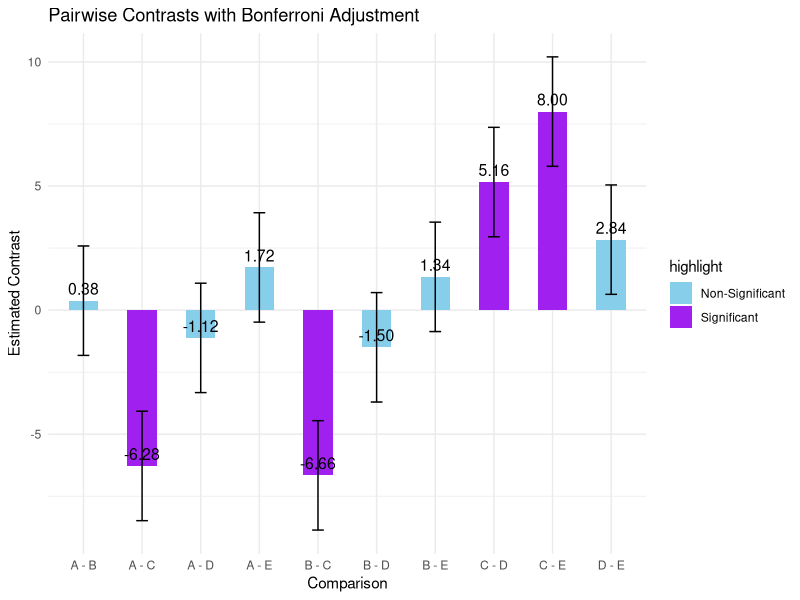
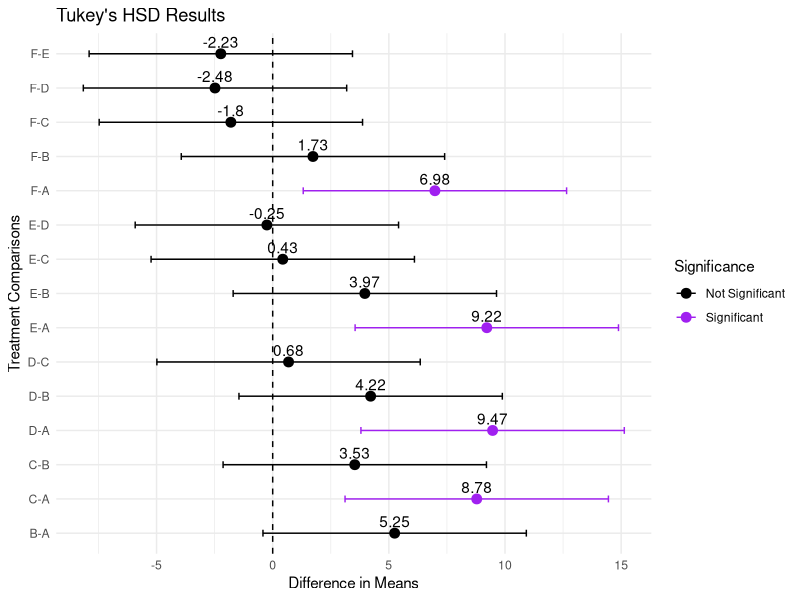
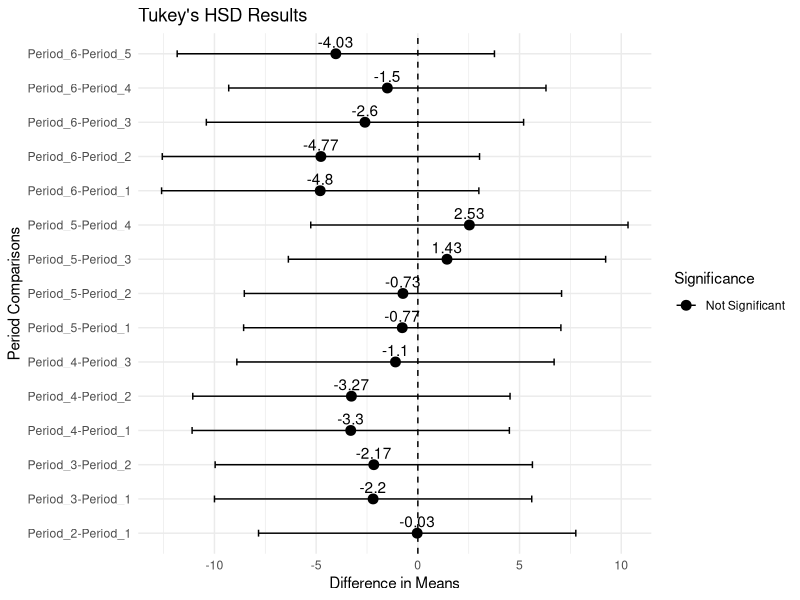

Generate these figures, in order, with R:
## ---- chunk 1
knitr::opts_chunk$set(echo = TRUE)
## ---- chunk 2
# load necessary libraries
library(nlme)
library(emmeans)
library(tidyverse)
library(multcomp)
library(car)
## ---- chunk 3
#create dataframe
yield_data <- data.frame(
  treatment = c("B", "D", "E", "A", "C", "C", "A", "B", "E", "D", "D", "C","A", "B", "E", "E", "B", "C", "D", "A", "A", "E", "D", "C", "B"),
  yield = c(4.9, 6.4, 3.3, 9.5, 11.8, 9.3, 4.0, 6.2, 5.1, 5.4, 7.6, 15.4, 6.5, 6.0, 4.6, 6.3, 7.6, 13.2, 8.6, 4.9, 9.3, 6.3, 11.8, 15.9, 7.6)
)

#view dataframe
yield_data
## ---- chunk 4
# Create blocking factors for rows and columns
yield_data$row <- factor(rep(1:5, each = 5))
yield_data$column <- factor(rep(1:5, 5))

#view results
yield_data
## ---- chunk 5
#linear mixed effects model
model <- lme(yield ~ treatment, random = ~ 1 | row/column, data = yield_data)

#summarise the model
summary(model)
## ---- chunk 6
anova(model)
## ---- chunk 7
#create yield vector
yield <- c(as.numeric(yield_data$yield))

#run shapiro test
shapiro.test(yield)
## ---- chunk 8
# Obtain estimated marginal means (emmeans)
emmeans_model <- emmeans(model, ~ treatment)

# Perform pairwise comparisons with Bonferroni adjustment
bonferroni_results <- pairs(emmeans_model, adjust = "bonferroni")
summary(bonferroni_results)


## ---- chunk 9
# Data from bonferroni_results
contrast_data <- data.frame(
  contrast = c("A - B", "A - C", "A - D", "A - E", "B - C", "B - D", "B - E", "C - D", "C - E", "D - E"),
  estimate = c(0.38, -6.28, -1.12, 1.72, -6.66, -1.50, 1.34, 5.16, 8.00, 2.84),
  SE = c(1.04, 1.04, 1.04, 1.04, 1.04, 1.04, 1.04, 1.04, 1.04, 1.04)
)

# Calculate confidence intervals (assuming Bonferroni adjustment)
contrast_data$lower_CI <- contrast_data$estimate - qt(0.975, 16) * contrast_data$SE
contrast_data$upper_CI <- contrast_data$estimate + qt(0.975, 16) * contrast_data$SE

# Add a column to identify pairs involving treatment C
contrast_data$highlight <- ifelse(grepl("C", contrast_data$contrast), "Significant", "Non-Significant")

# Plot with color change for pairs involving treatment C
ggplot(contrast_data, aes(x = contrast, y = estimate, ymin = lower_CI, ymax = upper_CI, fill = highlight)) +
  geom_bar(stat = "identity", width = 0.5) +
  geom_errorbar(width = 0.2) +
  geom_text(aes(label = sprintf("%.2f", estimate)), vjust = -0.5, hjust = 0.5, size = 4) +
  scale_fill_manual(values = c("Significant" = "purple", "Non-Significant" = "skyblue")) +  # Color mapping
  labs(title = "Pairwise Contrasts with Bonferroni Adjustment",
       x = "Comparison", y = "Estimated Contrast") +
  theme_minimal()
## ---- chunk 10
#create vectors
Steer <- seq(1,6)
Period_1 <- c(61.1, 56.9, 66.5, 66.7, 67.8, 71.4)
Period_2 <- c(69.3, 59.1, 62.2, 67.4, 64.7, 67.5)
Period_3 <- c(67.6, 64.0, 61.1, 65.1, 63.6, 55.8)
Period_4 <- c(61.9, 61.0, 66.2, 65.1, 53.2, 63.2)
Period_5 <- c(58.8, 65.7, 62.0, 69.6, 61.7, 68.0)
Period_6 <- c(65.2, 56.6, 62.2, 52.7, 62.0, 62.9)

# create table
Steer_data <- data.frame(Steer, Period_1, Period_2, Period_3, Period_4, Period_5, Period_6)

#set Field as index and remove column
rownames(Steer_data) <- Steer_data$Steer
Steer_data <- Steer_data[, -which(names(Steer_data) == "Steer")]
Steer_data_extra <- Steer_data

# view the table
Steer_data
## ---- chunk 11
#compute the rowsums
Steer_data$Row.sum <- c(rowSums(Steer_data))

#view the table
Steer_data[ncol(Steer_data)]
## ---- chunk 12
#compute columnsums
Col.sum <- c(colSums(Steer_data))

#rowbind the results
Steer_data <- rbind(Steer_data, Col.sum)

#add row index
rownames(Steer_data)[nrow(Steer_data)] <- "Col.sum"

#view result
Steer_data
## ---- chunk 13
#subset the relevant rows
subset_df <- Steer_data[1:6, 1:6]

#compute the sums
Yij.sq.sum <- c(colSums(subset_df^2))

#view results
Yij.sq.sum
## ---- chunk 14
#transfer results to named vector
Yij.sq.sum <-c(25536.76, 25449.24, 23795.58, 22997.54, 24892.98, 21901.14)

#get sum
Yij.sq.sum <- c(Yij.sq.sum, sum(Yij.sq.sum))

#view results
Yij.sq.sum
## ---- chunk 15
#add resulting vector to dataframe
Steer_data <- rbind(Steer_data, Yij.sq.sum)

#add row index
rownames(Steer_data)[nrow(Steer_data)] <- "SS"

#view results
Steer_data
## ---- chunk 16
#create treatments vector
Treatments <- c('B', 'A', 'C', 'E', 'D', 'F', 'D', 'F', 'A', 'B', 'C', 'E', 'C', 'D', 'B', 'F', 'E', 'A', 'F', 'C', 'E', 'D', 'A', 'B', 'A', 'E', 'F', 'C', 'B', 'D', 'E', 'B', 'D', 'A', 'F', 'C')

#create periods vector
Periods <- as.numeric(c(Period_1, Period_2, Period_3, Period_4, Period_5, Period_6))

#merge into dataframe
Steer_data2 <- data.frame(Treatments, Periods)

#view result
Steer_data2
## ---- chunk 17
# Use dplyr to summarize the sum of periods for each treatment
summary <- Steer_data2 %>%
  group_by(Treatments) %>%
  summarise(Trt_Totals = sum(Periods))

#view result
summary
## ---- chunk 18
#define number of treatment
r <- 6

#compute Correction Factor
CF <- ((Steer_data[7,7])^2)/(r^2)

#View results
CF
## ---- chunk 19
#compute the Total SS
TSS <- (sum(Steer_data[8,7]))- CF

#View the results
TSS
## ---- chunk 20
#Compute the Row SS
Row.SS <- ((sum(Steer_data[1:6,7]^2))/r) - CF

#View the results
Row.SS
## ---- chunk 21
#Compute the Column SS
Col.SS <- ((sum(Steer_data[7, 1:6]^2))/r) - CF

#View the results
Col.SS
## ---- chunk 22
#Compute Treatment SS
Trt.SS <- ((sum(summary$Trt_Totals^2))/r) - CF

#view result
Trt.SS
## ---- chunk 23
#Compute the Error SS
Err.SS <- TSS - Row.SS - Col.SS - Trt.SS

#View the results
Err.SS
## ---- chunk 24
#define Row DF
df.row <- r-1

#compute the Row MS
Row.MS <- Row.SS/(df.row)

#View results
Row.MS
## ---- chunk 25
#define column DF
df.col <- r-1

#compute the column MS
Col.MS <- Col.SS/(df.col)

#View results
Col.MS
## ---- chunk 26
#define the Treatment Df
df.trt <- r-1

#compute the Treatment MS
Trt.MS <- Trt.SS/df.trt

#view the results
Trt.MS
## ---- chunk 27
#define the Error Df
df.err <- (r-1)*(r-2)

#compute the Error mean squares
Err.MS <- Err.SS/df.err

#View results
Err.MS
## ---- chunk 28
#View the Degrees of Freedom
cat('\n Row DF: ', df.row,
    '\n Column DF', df.col,
    '\n Treatment DF: ', df.trt,
    '\n Error DF: ', df.err)
## ---- chunk 29
#compute the Total DF
df.t <- (r^2)-1

#view the results
df.t
## ---- chunk 30
#compute the row Fstat
F.row <- Row.MS/Err.MS

#Voew the result
F.row
## ---- chunk 31
#Compute column Fstat
F.col <- Col.MS/Err.MS

#View the result
F.col
## ---- chunk 32
#compute the Treatment Fstat
F.trt <- Trt.MS/Err.MS

#View the result
F.trt
## ---- chunk 33
#construct the anova table
anova_table <- data.frame(
  SOV = c("Row","Column","Treatment", "Error", "Total"), #SOV stands fo Sources of Variation
  Df = c(df.row, df.col, df.trt, df.err, df.t),
  SS = c(Row.SS, Col.SS, Trt.SS, Err.SS, TSS),
  MS = c(Row.MS, Col.MS, Trt.MS, Err.MS, NA),  # MS for Total is not applicable
  F = c(F.row,F.col, F.trt, NA, NA)  # F for Error and Total is not applicable
)

#View the result
anova_table
## ---- chunk 34
#define the alpha levels
alpha05 <- 0.05

#compute F-values
##95% significance
F.Trt05 <- qf(1-alpha05, df.trt, df.err)


#View results
cat('\n F.Trt05: ', F.Trt05)
## ---- chunk 35
# Test hypothesis for Row F-value - 95% sig 
if (F.row > F.Trt05) {
  cat("\n F_value: ", F.row, "\n Critical Value: ", F.Trt05, "\n ", "\n Null hypothesis rejected")
} else {
  cat("\n F_value: ", F.row, "\n Critical Value: ", F.Trt05, "\n ", "\n Fail to reject null hypothesis")
}
## ---- chunk 36
# Test hypothesis for Column F-value - 95% sig 
if (F.col > F.Trt05) {
  cat("\n F_value: ", F.col, "\n Critical Value: ", F.Trt05, "\n ", "\n Null hypothesis rejected")
} else {
  cat("\n F_value: ", F.col, "\n Critical Value: ", F.Trt05, "\n ", "\n Fail to reject null hypothesis")
}
## ---- chunk 37
# Test hypothesis for Treatment F-value - 95% sig 
if (F.trt > F.Trt05) {
  cat("\n F_value: ", F.trt, "\n Critical Value: ", F.Trt05, "\n ", "\n Null hypothesis rejected")
} else {
  cat("\n F_value: ", F.trt, "\n Critical Value: ", F.Trt05, "\n ", "\n Fail to reject null hypothesis")
}
## ---- chunk 38
#conduct shapiro test
shapiro.test(Steer_data2$Periods)
## ---- chunk 39
# Reset row names to a column
Steer_data_extra <- Steer_data_extra %>%
  rownames_to_column(var = "Steer")

# Pivot the data longer
melted_data <- Steer_data_extra %>%
  pivot_longer(cols = starts_with("Period"), names_to = "Period", values_to = "Value")

#view result
melted_data
## ---- chunk 40
#library(car)
#conduct Levene test for Treatments
leveneTest(Periods~Treatments, data = Steer_data2) 

#Conduct Levene Test for Periods
leveneTest(Value~Period, data = melted_data)
## ---- chunk 41
# Fit ANOVA model
model1 <- aov(Periods ~ Treatments, data = Steer_data2)

# Perform Tukey's HSD test
tukey_result1 <- TukeyHSD(model1)

# View the results
tukey_result1

## ---- chunk 42
# Convert Tukey's HSD results to a data frame
tukey_results <- as.data.frame(tukey_result1$Treatments)
tukey_results$comparison <- rownames(tukey_results)

# Add a column to indicate significance using ifelse
tukey_results$significant <- ifelse(tukey_results$`p adj` < 0.05, "Significant", "Not Significant")

# Create the plot
ggplot(tukey_results, aes(x = comparison, y = diff, color = significant)) +
  geom_point(size = 3) +
  geom_errorbar(aes(ymin = lwr, ymax = upr), width = 0.2) +
  geom_hline(yintercept = 0, linetype = "dashed") +
  geom_text(aes(label = round(diff, 2)), vjust = -0.5, color = "black") +
  scale_color_manual(values = c("Significant" = "purple", "Not Significant" = "black"),
                     guide = guide_legend(title = "Significance")) +  # Add legend title
  theme_minimal() +
  labs(title = "Tukey's HSD Results",
       x = "Treatment Comparisons",
       y = "Difference in Means") +
  coord_flip() +
  theme(legend.position = "right")  # Adjust legend position


## ---- chunk 43
# Fit ANOVA model
model2 <- aov(Value ~ Period, data = melted_data)

# Perform Tukey's HSD test
tukey_result2 <- TukeyHSD(model2)

# View the results
tukey_result2
## ---- chunk 44
# Convert Tukey's HSD results to a data frame
tukey_results_df <- as.data.frame(tukey_result2$Period)
tukey_results_df$comparison <- rownames(tukey_results_df)

# Add a column to indicate significance using ifelse
tukey_results_df$significant <- ifelse(tukey_results_df$`p adj` < 0.05, "Significant", "Not Significant")

# Create the plot using ggplot2
library(ggplot2)

ggplot(tukey_results_df, aes(x = comparison, y = diff, color = significant)) +
  geom_point(size = 3) +
  geom_errorbar(aes(ymin = lwr, ymax = upr), width = 0.2) +
  geom_hline(yintercept = 0, linetype = "dashed") +
  geom_text(aes(label = round(diff, 2)), vjust = -0.5, color = "black") +
  scale_color_manual(values = c("Significant" = "purple", "Not Significant" = "black"),
                     guide = guide_legend(title = "Significance")) +  # Add legend title
  theme_minimal() +
  labs(title = "Tukey's HSD Results",
       x = "Period Comparisons",
       y = "Difference in Means") +
  coord_flip() +
  theme(legend.position = "right")  # Adjust legend text size
